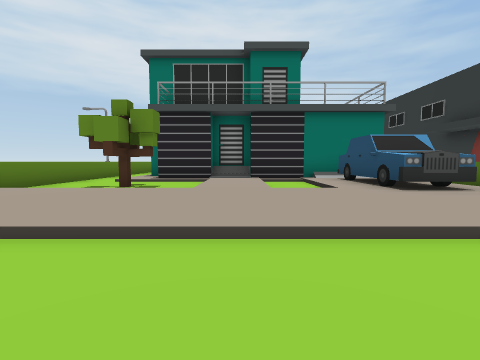
view 1 (above)

20 first-person views from a walk through a scene from a Unity 3-D project. The camera is 1.2 m above the floor, tilts 4° down and sees 85° across. The floor is counted in squares, 2 m on a side. Each view is taken from the middle of a square. On the plan, view 1 faces up. The plan holds only what a view shows up to about 9 squares ahead; the rest is blank. The place goes on beyond the plan. Some animated figures are left out. Some surface patterns are stand-ins.

view 2
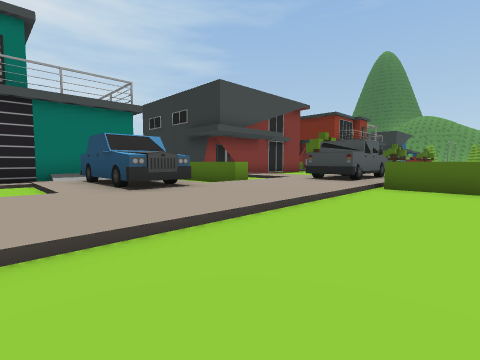

view 3
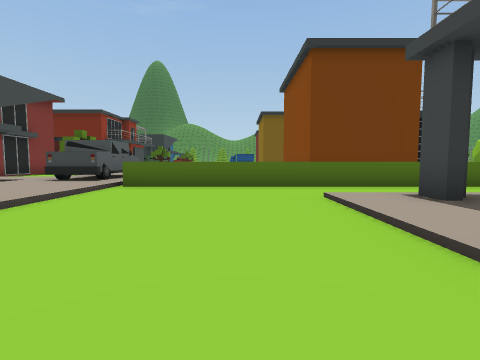

view 4
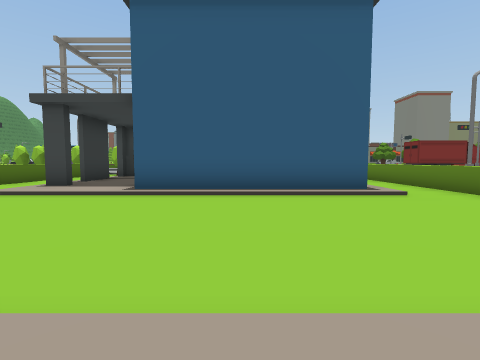

view 5
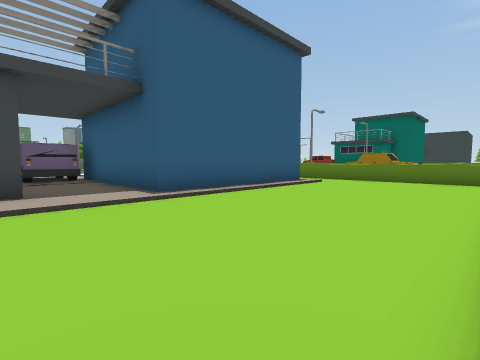

view 6
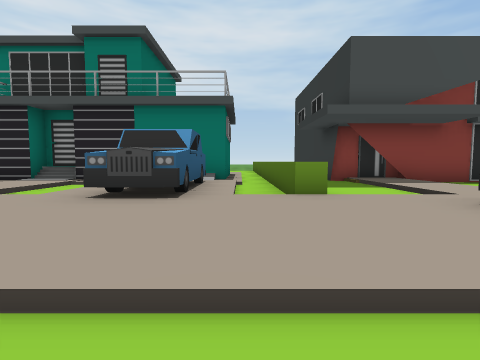

view 7
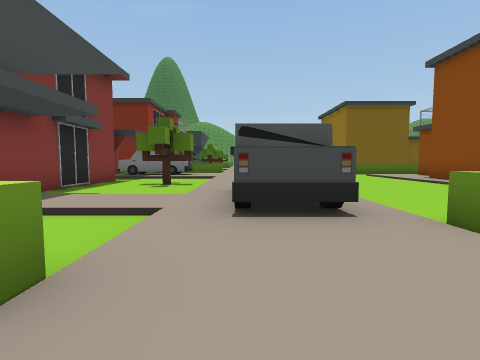

view 8
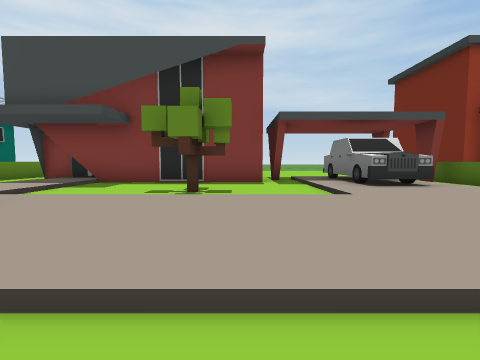

view 9
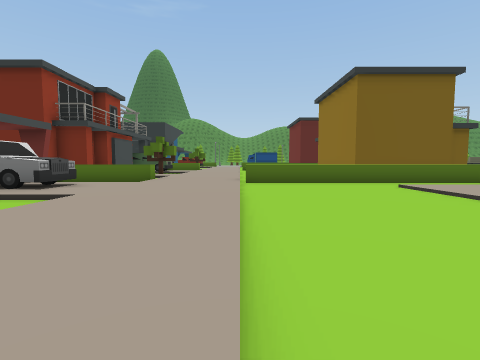

view 10
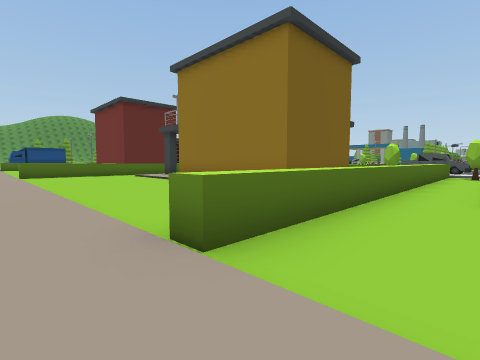

view 11
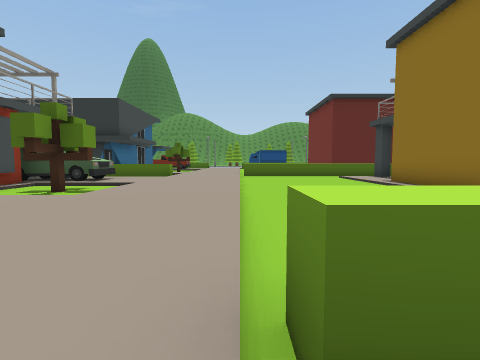

view 12
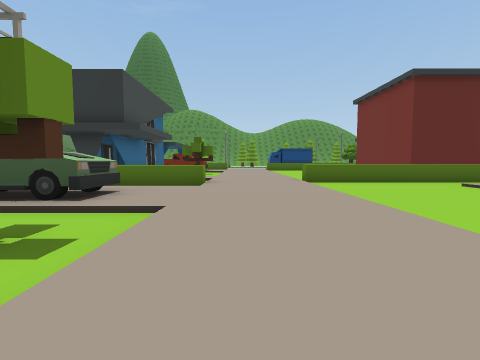

view 13
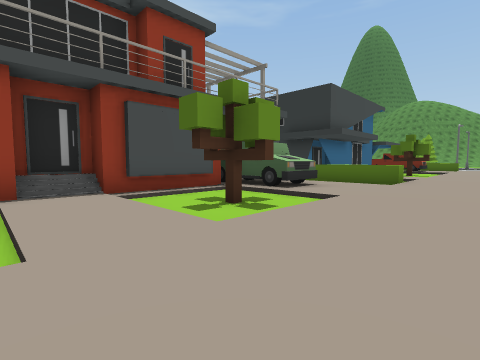

view 14
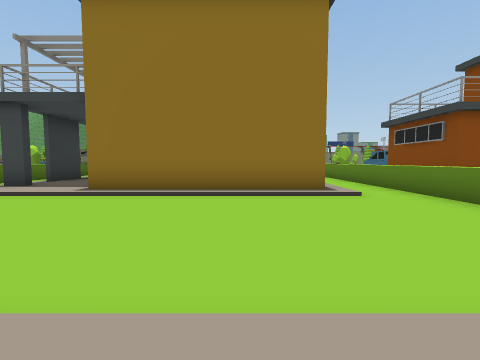

view 15
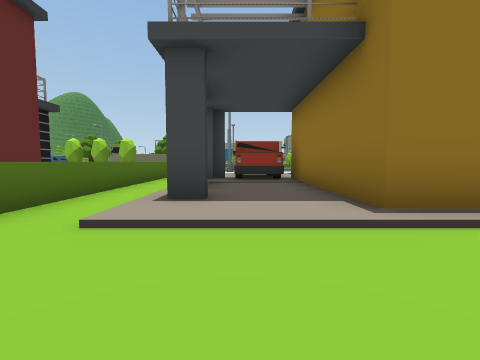

view 16
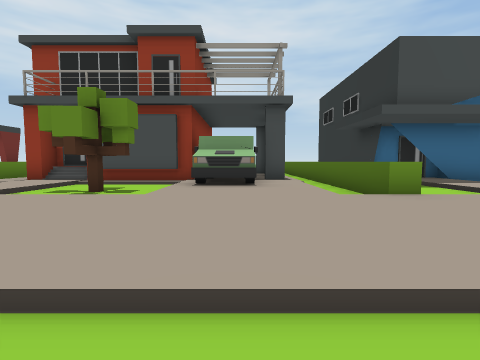

view 17
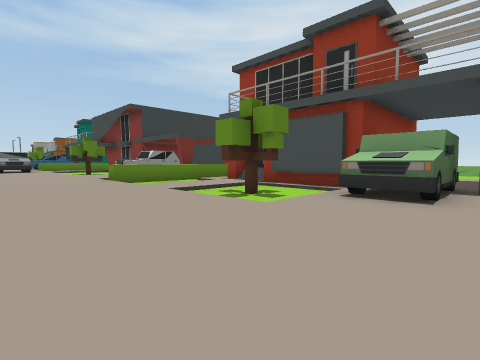

view 18
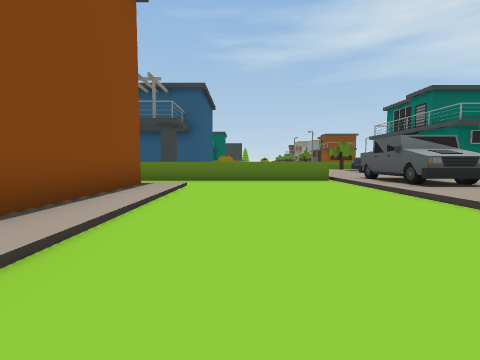

view 19
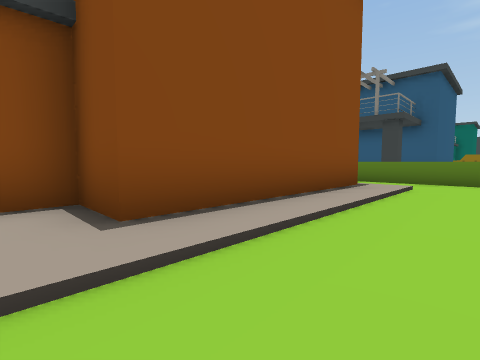

view 20
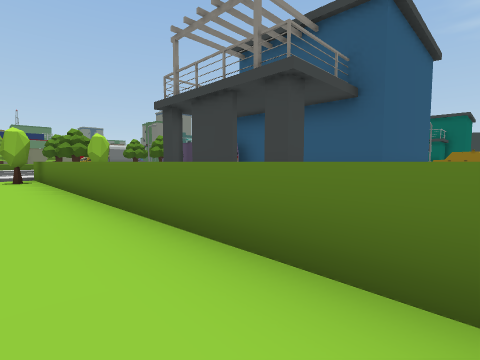

### Floor plan
Key: @ floor where view 1 was taken; # wall or solid block; x gap in a wall; . main floor; : floor 0.25 m higher than the main floor; / step, stairs or slope; ^ raised ledge; O other object.
Columns run from 5 left of view 1 to 32 right of it. Each row starts with its distance up from view 1.
 10          #/^.#      #//  ^ #     :x.^#
  9 ^.:#######/^.########:O  ^:#####OO#.^#
  8 ^.///://///^..:/.....:OO.^ /:/##OO:.^
  7 ^.O./:./OO/^..:/..O..:OO.^ /:.O.OO:.^.
  6 ^.OO/:./OO/^..:/..O..:::.^./:.O.:::.^.
  5  ////://OO/^//://////:::/^//:///:::///
  4  ::::::::::::OOOO:::::::::::::::::::::
  3   :::::::::::OOOO:::::::::::::::::::::
  2  /////////////////////////////////////
  1 ^...........^............^...........^
  0 ^....@......^............^...........^
 -1 ^...........^............^...........^
 -2 ^...........^............^...........^
 -3 ^.######:::.^..::::::::/.^.######:::.^
 -4 ^.     #::#.^..######::/.^.#    #::#.^
 -5 ^.     #::x.^..#    ###/.^.#    #::x.^
 -6 ^      #::#.^..#      #/.^.#    #::#.^
 -7        #OO# ^..#        .^      #:::.^
 -8        #OO# ^..         .^      #OO#.^
 -9          O  ^..                      ^
-10              O
-11             ^.

Positions as (right, up) in squares from view 1, and headings:
1: (0, 0), facing up
2: (1, 0), facing up-right
3: (1, -1), facing right
4: (0, 3), facing down
5: (5, 2), facing down-left
6: (5, 1), facing up
7: (5, 4), facing right
8: (14, 1), facing up
9: (11, 2), facing right
10: (18, 3), facing down-right
11: (19, 2), facing right
12: (23, 4), facing right
13: (22, 3), facing up-right
14: (24, 3), facing down
15: (29, 0), facing down
16: (28, 1), facing up
17: (29, 2), facing up-left
18: (16, -1), facing left
19: (16, -1), facing down-left
20: (9, -1), facing down-left
